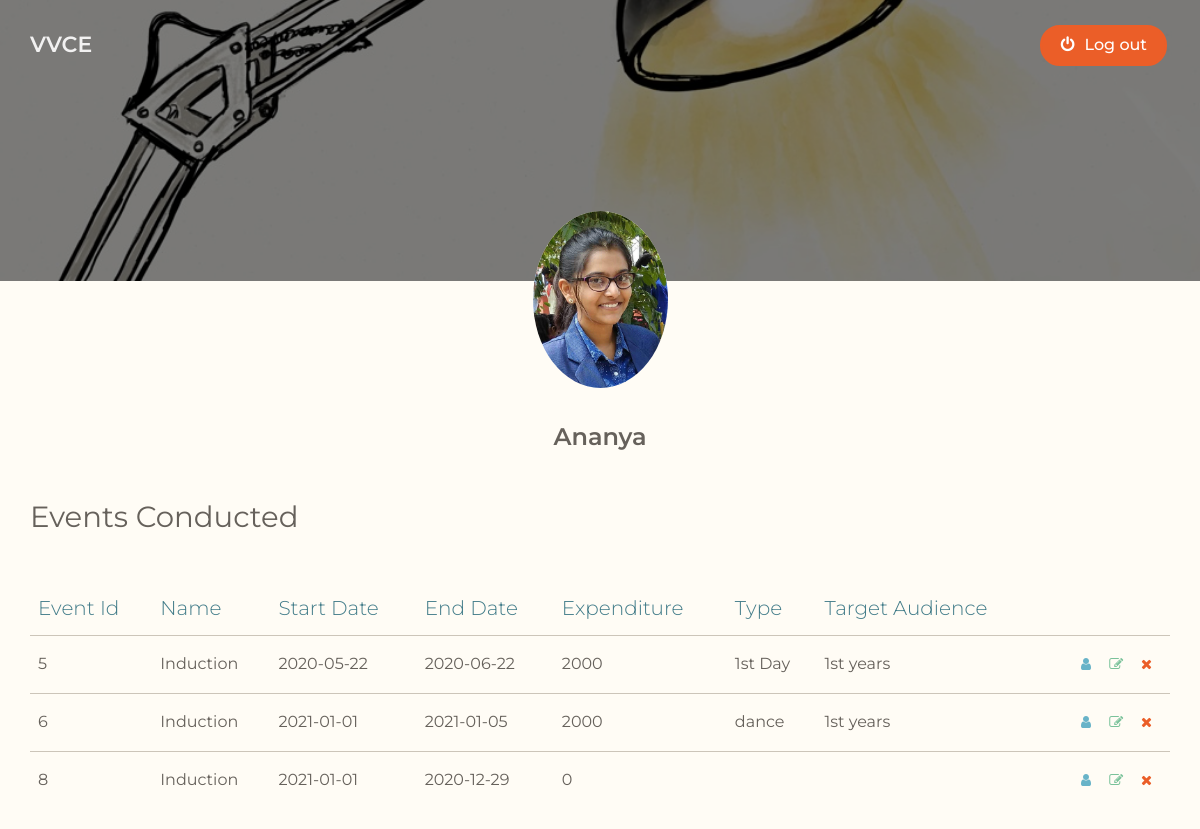
The page /public/profile.php?id=1 on the database as committed earlier.
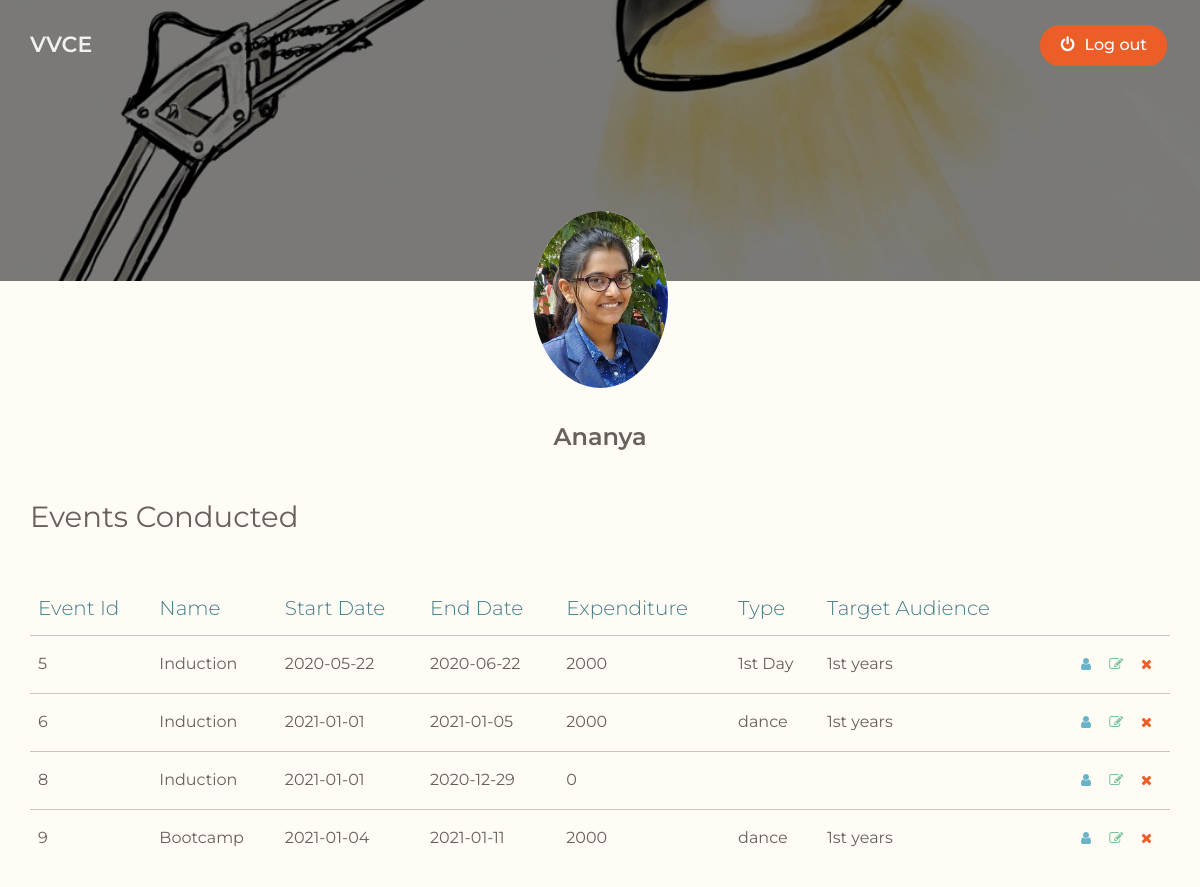
The same page on the database as committed later.
### tables this page shows
CREATE TABLE `faculty` (
  `fid` int(10) NOT NULL,
  `facultyname` varchar(30) NOT NULL,
  `dateofjoining` date NOT NULL,
  `profile_image` varchar(225) NOT NULL
);

CREATE TABLE `event_sub` (
  `id` int(225) NOT NULL,
  `eid` varchar(225) NOT NULL,
  `fid` varchar(50) NOT NULL
);

CREATE TABLE `events` (
  `eid` int(10) NOT NULL,
  `eventname` varchar(30) NOT NULL,
  `eventstartdate` date NOT NULL,
  `eventenddate` date NOT NULL,
  `totalexpenditure` float NOT NULL,
  `eventtype` text NOT NULL,
  `targetaudience` varchar(30) NOT NULL,
  `eventreport` text NOT NULL
);

### public/profile.php (the view, shortened to what this page needs)
<?php
include('../config/config.php');
$id = $_GET['id'];
?>
<!doctype html>
<html lang="en">
<head>
    <link href="bootstrap3/css/bootstrap.css" rel="stylesheet" />
    <link href="assets/css/ct-paper.css" rel="stylesheet"/>
    <link href="assets/css/demo.css" rel="stylesheet" />
    <link href="assets/css/examples.css" rel="stylesheet" />
    <link href="http://maxcdn.bootstrapcdn.com/font-awesome/4.2.0/css/font-awesome.min.css" rel="stylesheet">
</head>
<body>
<nav class="navbar navbar-relative navbar-ct-transparent" role="navigation-demo" id="register-navbar">
    <div class="container">
        <div class="navbar-header">
            <a class="navbar-brand" href="#">VVCE</a>
        </div>
        <div class="collapse navbar-collapse">
            <ul class="nav navbar-nav navbar-right">
                <li>
                    <a href="../functions/logout.php" class="btn btn-danger btn-fill"><i class="fa fa-power-off"></i> Log out</a>
                </li>
            </ul>
        </div>
    </div>
</nav>
<div class="wrapper">
    <div class="profile-background"  style="background-image: url('assets/img/lamp.jpg');">
    </div>
    <div class="profile-content section-nude">
        <div class="container">
            <div class="row owner">
                <?php
                $sql = "select * from faculty where fid= '$id'";
                $row = mysqli_query($conn, $sql);
                while ($result = mysqli_fetch_assoc($row)) {
                    $id = $result['fid'];
                    echo "<div class=\"col-md-2 col-md-offset-5 col-sm-4 col-sm-offset-4 col-xs-6 col-xs-offset-3 text-center\">
                    <div class=\"avatar\">
                        <img src=\"../images/" . $result['profile_image'] . "\" alt=\"Circle Image\" class=\"img-circle img-no-padding img-responsive\">
                    </div>
                    <div class=\"name\">
                        <h4>" . $result['facultyname'] . "</small></h4>
                    </div>
                </div>";
                }
                ?>
            </div>
                    </div>
        <div class="container">
            <div class="tim-title">
                <h3>Events Conducted</h3>
            </div>
            <div class="row">
                <div class="col-md-12 ">
                    <div class="table-responsive">
                        <table class="table">
                            <?php echo"   <table class='table'>
                                    <thead class='text-primary'>
                                   <th>
                                        Event Id
                                    </th>
                                    <th>
                                       Name
                                    </th>
                                    <th>
                                        Start Date
                                    </th>
                                    <th >
                                        End Date
                                    </th>
                                    <th>
                                        Expenditure
                                    </th>
                                    <th>
                                        Type
                                    </th>
                                    <th>
                                        Target Audience
                                    </th>
                                    </thead>";
                            $sql = "select * from events, event_sub where events.eid = event_sub.eid and event_sub.fid = $id";
                            $row = mysqli_query($conn, $sql);
                            while ($result = mysqli_fetch_assoc($row)) {
                                echo "<tr>
                                        <td>" . $result['eid'] . "</td>
                                        <td>" . $result['eventname'] . "</td>
                                        <td>" . $result['eventstartdate'] . "</td>
                                        <td>" . $result['eventenddate'] . "</td>
                                        <td>" . $result['totalexpenditure'] . "</td>
                                        <td>" . $result['eventtype'] . "</td>
                                        <td>" . $result['targetaudience'] . "</td>
                                        <td class=\"td-actions text-right\">
                                        <button type=\"button\" rel=\"tooltip\" title=\"View Profile\" class=\"btn btn-info btn-simple btn-sm\">
                                            <i class=\"fa fa-user\"></i>
                                        </button>
                                        <button type=\"button\" rel=\"tooltip\" title=\"Edit Profile\" class=\"btn btn-success btn-simple btn-sm\">
                                            <i class=\"fa fa-edit\"></i>
                                        </button>
                                        <button type=\"button\" rel=\"tooltip\" title=\"Remove\" class=\"btn btn-danger btn-simple btn-sm\">
                                            <i class=\"fa fa-times\"></i>
                                        </button>
                                    </td>
                                    </tr>";
                            }
                            ?>
                        </table>
                    </div>
                </div>
            </div>
        </div>
                </div>
            </div>
</body>
</html>

### public/assets/css/demo.css (style rules this page uses)
.tim-title { margin-top: 30px; margin-bottom: 25px; min-height: 32px; }
.navbar-header { min-width: 120px; }

### public/assets/css/examples.css (style rules this page uses)
.navbar-relative { position: relative; z-index: 2; }
#register-navbar a { color: #FFF; }
.profile-background { background-position: center center; background-size: cover; height: 300px; position: relative; margin-top: -110px; }
.profile-content { position: relative; }
.owner .avatar { margin-top: -85px; padding: 15px; position: relative; z-index: 3; }
.owner .name h4 { margin-top: 10px; }

Rows that differ between the two databases and show on the page:
added event_sub: eid "9", eid.eventname "Bootcamp", eid.eventstartdate "2021-01-04", eid.eventenddate "2021-01-11", eid.totalexpenditure "2000", eid.eventtype "dance", eid.targetaudience "1st years"
